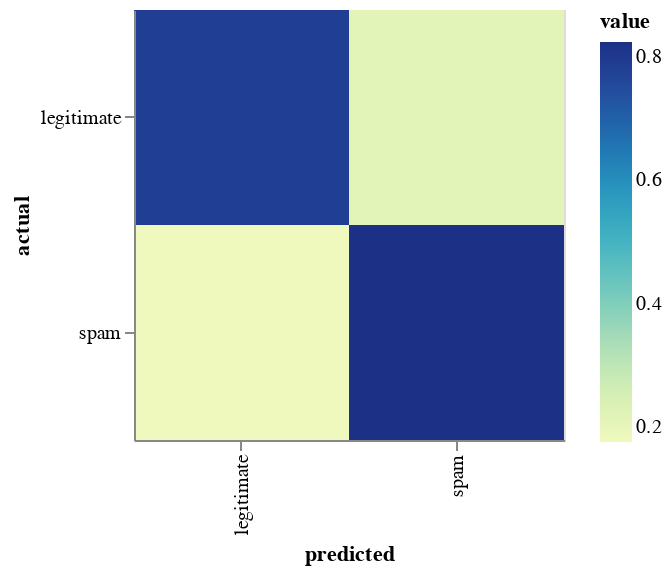

The cell this chart's notebook holds for it:
### Code cell
chart

### Figure 1 — Vega-Lite specification as saved in the notebook (floating-point values rounded to 4 significant figures)
{"config": {"view": {"continuousWidth": 400, "continuousHeight": 300}}, "data": {"name": "data-ca649fd79196f52b006c813d8e835c99"}, "mark": "rect", "encoding": {"color": {"type": "quantitative", "field": "value"}, "tooltip": [{"type": "quantitative", "field": "raw_count"}], "x": {"type": "ordinal", "field": "predicted"}, "y": {"type": "ordinal", "field": "actual"}}, "height": 215, "width": 215, "$schema": "https://vega.github.io/schema/vega-lite/v4.8.1.json", "datasets": {"data-ca649fd79196f52b006c813d8e835c99": [{"actual": "legitimate", "predicted": "legitimate", "raw_count": 3990, "value": 0.7862}, {"actual": "legitimate", "predicted": "spam", "raw_count": 1085, "value": 0.2138}, {"actual": "spam", "predicted": "legitimate", "raw_count": 863, "value": 0.1752}, {"actual": "spam", "predicted": "spam", "raw_count": 4062, "value": 0.8248}]}}
